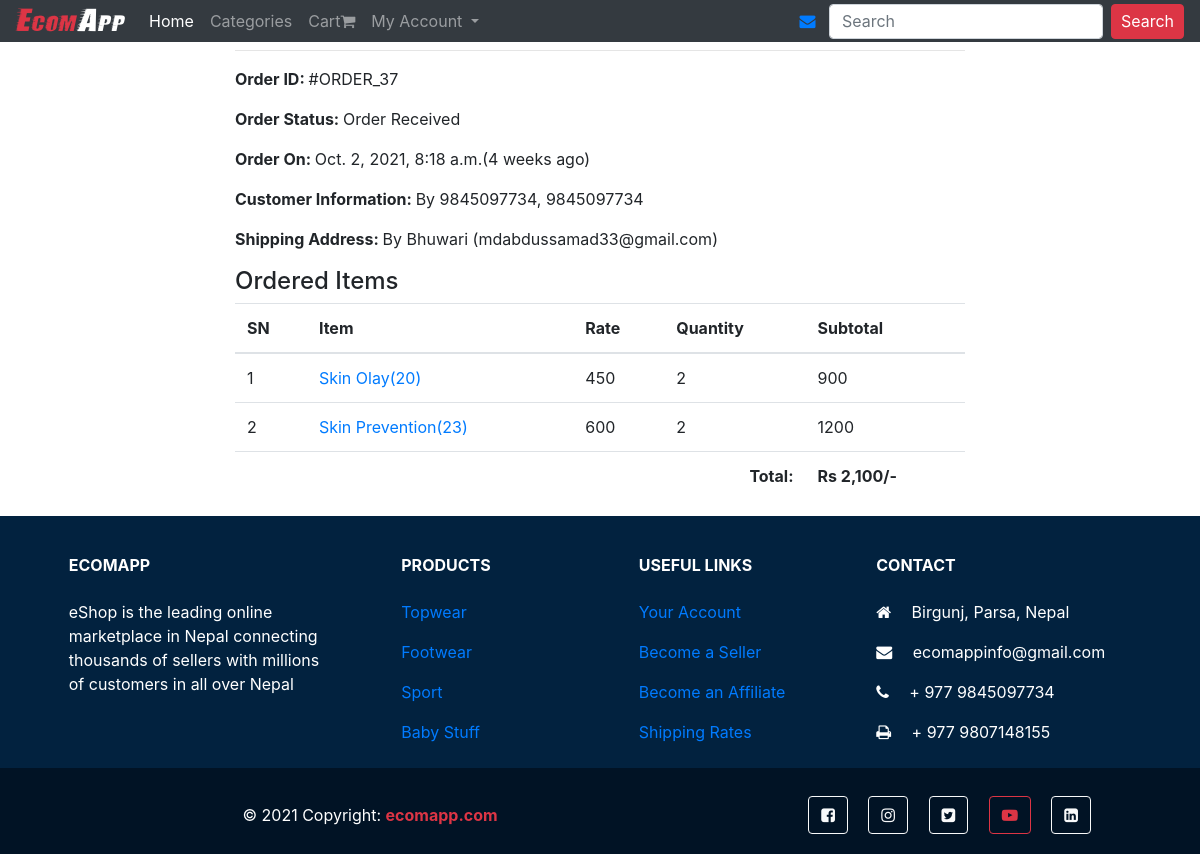
The page /profile/order-37/ (signed in) on the database its author committed.
### ecomapp/models.py (models this page shows, shortened)
class Order(models.Model):
    cart = models.OneToOneField(Cart, on_delete=models.CASCADE)
    ordered_by = models.CharField(max_length=200)
    shipping_address = models.CharField(max_length=200)
    mobile = models.CharField(max_length=10)
    email = models.EmailField(null=True, blank=True)
    subtotal = models.PositiveIntegerField()
    discount = models.PositiveIntegerField()
    total = models.PositiveIntegerField()
    order_status = models.CharField(max_length=50, choices=ORDER_STATUS)
    created_at = models.DateTimeField(auto_now_add=True)
    payment_method = models.CharField(
        max_length=20, choices=METHOD, default="Cash On Delivery")
    payment_completed = models.BooleanField(
        default=False, null=True, blank=True)

class CartProduct(models.Model):
    cart = models.ForeignKey(Cart, on_delete=models.CASCADE)
    product = models.ForeignKey(Product, on_delete=models.CASCADE)
    rate = models.PositiveIntegerField()
    quantity = models.PositiveIntegerField()
    subtotal = models.PositiveIntegerField()

class Product(models.Model):
    title = models.CharField(max_length=500)
    slug = models.SlugField(unique=True)
    category = models.ForeignKey(Category, on_delete=models.CASCADE)
    image = models.ImageField(upload_to="products")
    marked_price = models.PositiveIntegerField()
    selling_price = models.PositiveIntegerField()
    description = models.TextField()
    warranty = models.CharField(max_length=300, null=True, blank=True)
    return_policy = models.CharField(max_length=300, null=True, blank=True)
    view_count = models.PositiveIntegerField(default=0)

### ecomapp/views.py (the view)
# urls.py: path("profile/order-<int:pk>/", CustomerOrderDetailView.as_view(),
class CustomerOrderDetailView(DetailView):
    template_name = "customerorderdetail.html"
    model = Order
    context_object_name = "ord_obj"
    def dispatch(self, request, *args, **kwargs):
        if request.user.is_authenticated and Customer.objects.filter(user=request.user).exists():
            order_id = self.kwargs["pk"]
            order = Order.objects.get(id=order_id)
            if request.user.customer != order.cart.customer:
                return redirect("ecomapp:customerprofile")
        else:
            return redirect("/login/?next=/profile/")
        return super().dispatch(request, *args, **kwargs)

### templates/customerorderdetail.html (shortened to what this page needs)
{% extends "base.html" %}
{% load humanize %}
{% block content %}
<div class="container">
    <div class="row">
        <div class="col-md-8 mx-auto">
            <h3>Order Detail</h3><hr>
            <p><span class="font-weight-bold">Order ID: </span> #ORDER_{{ord_obj.id}}</p>
            <p><span class="font-weight-bold">Order Status: </span> {{ord_obj.order_status}}</p>
            <p><span class="font-weight-bold">Order On: </span> {{ord_obj.created_at}}({{ord_obj.created_at|timesince}} ago)</p>
            <p><span class="font-weight-bold">Customer Information: </span> By {{ord_obj.ordered_by}}, {{ord_obj.mobile}}</p>
            <p><span class="font-weight-bold">Shipping Address: </span> By {{ord_obj.shipping_address}} ({{ord_obj.email}})</p>
            <h4>Ordered Items</h4>
            <table class="table">
                <thead>
                    <tr>
                        <th>SN</th>
                        <th>Item</th>
                        <th>Rate</th>
                        <th>Quantity</th>
                        <th>Subtotal</th>
                    </tr>
                </thead>
                <tbody>
                    {% for cp in ord_obj.cart.cartproduct_set.all %}
                    <tr>
                        <td>{{forloop.counter}}</td>
                        <td><a target="_blank" href="{% url 'ecomapp:productdetail' cp.product.slug %}">{{cp.product.title}}({{cp.product.id}})</a></td>
                        <td>{{cp.rate}}</td>
                        <td>{{cp.quantity}}</td>
                        <td>{{cp.subtotal}}</td>
                    </tr>
                    {% endfor %}
                    <tr>
                        <th colspan="4" class="text-right">Total: </th>
                        <th>Rs {{ord_obj.total|intcomma}}/-</th>
                    </tr>
                </tbody>
            </table>
        </div>
    </div>
</div>
{% endblock %}

### static/ecomapp/css/style.css (style rules this page uses)
body { margin: 0; padding: 0; }
body a { text-decoration:none; transition:0.5s all; -webkit-transition:0.5s all; -moz-transition:0.5s all; -o-transition:0.5s all; -ms-transition:0.5s all; }

### rows shown on the page
Order: id "37", order_status "Order Received", created_at "Oct. 2, 2021, 8:18 a.m.", created_at "4 weeks", ordered_by "9845097734", mobile "9845097734", shipping_address "Bhuwari", email "mdabdussamad33@gmail.com", total "2,100"
CartProduct: product "Skin Olay", product.id "20", rate "450", quantity "2", subtotal "900"
CartProduct: product "Skin Prevention", product.id "23", rate "600", quantity "2", subtotal "1200"
